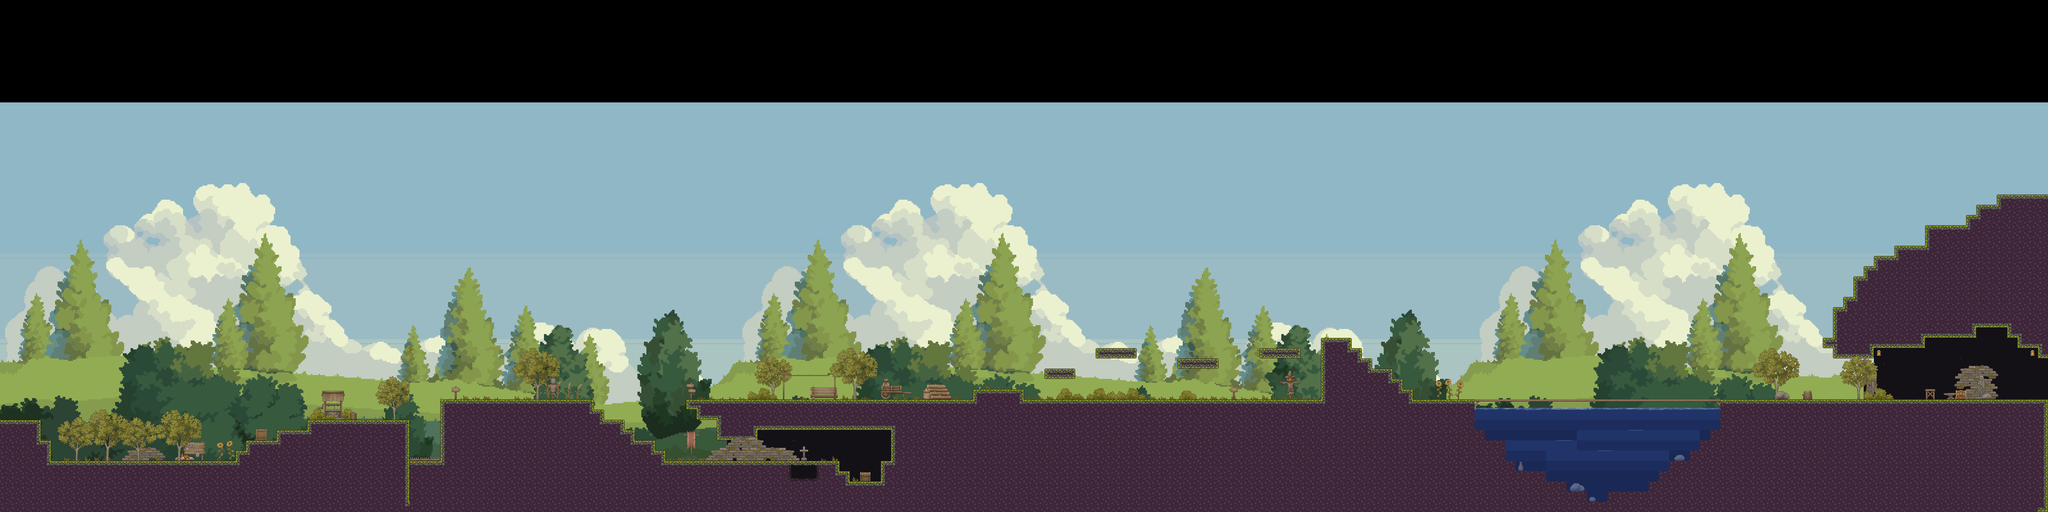

This is a level from a 2D game, rendered from its Tiled map with the project's own tilesets. A one-line summary and the map file follow, with tile-layer data summarised:
An orthogonal 200x50 tile map with 32x32 px tiles, 6 tile layers (Tile Layer 1, Tile Layer 2, Tile Layer 3, Tile Layer 4, ...), 7 tilesets and 39 objects (Spawn, ToLocation2, NPCSpawn1, Chest1, Chest2).

<map version="1.10" tiledversion="1.11.2" orientation="orthogonal" renderorder="right-down" width="200" height="50" tilewidth="32" tileheight="32" infinite="0" nextlayerid="19" nextobjectid="148">
 <editorsettings>
  <export target="MEGATEST.json" format="json" />
 </editorsettings>
 <tileset firstgid="1" source="Tileset.tsx" />
 <tileset firstgid="61" source="origbig.tsx" />
 <tileset firstgid="2941" source="Medieval_props_free.tsx" />
 <tileset firstgid="3037" source="Floor Tiles2.tsx" />
 <tileset firstgid="3199" source="TX Village Props.tsx" />
 <tileset firstgid="4223" source="Weeping Willow1.tsx" />
 <tileset firstgid="4265" source="8.tsx" />
 <layer id="11" name="Tile Layer 1" width="200" height="50">
  <data>[10000 cells, 8000 non-empty, 2881 distinct tile ids]</data>
 </layer>
 <layer id="12" name="Tile Layer 2" width="200" height="50">
  <data>[10000 cells, 2072 non-empty, 39 distinct tile ids]</data>
 </layer>
 <layer id="13" name="Tile Layer 3" width="200" height="50">
  <data>[10000 cells, 375 non-empty, 113 distinct tile ids]</data>
 </layer>
 <layer id="14" name="Tile Layer 4" width="200" height="50">
  <data>[10000 cells, 225 non-empty, 123 distinct tile ids]</data>
 </layer>
 <layer id="15" name="Tile Layer 5" width="200" height="50">
  <data>[10000 cells, 221 non-empty, 140 distinct tile ids]</data>
 </layer>
 <layer id="16" name="Tile Layer 6" width="200" height="50">
  <data>[10000 cells, 48 non-empty, 47 distinct tile ids]</data>
 </layer>
 <objectgroup id="5" name="Collisions">
  <object id="36" name="Spawn" x="290.47" y="1439.24">
   <point />
  </object>
  <object id="37" x="157.03" y="1440.6" width="580.872" height="19.2125" />
  <object id="95" x="-2.66667" y="1316" width="159.592" height="144.667" />
  <object id="101" x="736.667" y="1409.09" width="32" height="36.5754" />
  <object id="102" x="768.667" y="1376.36" width="97.3333" height="37.3027" />
  <object id="103" x="864.485" y="1345.09" width="98.3636" height="36.5754" />
  <object id="104" x="960.848" y="1312.18" width="320.485" height="288.818" />
  <object id="105" x="1376.36" y="1248.64" width="479.136" height="352.364" />
  <object id="106" x="1899" y="1397" width="1" />
  <object id="107" x="1855" y="1280.5" width="32.5" height="31" />
  <object id="109" x="1888" y="1312" width="63.5" height="31" />
  <object id="110" x="1952" y="1344" width="31.7727" height="31" />
  <object id="111" x="1984" y="1376.36" width="62.9091" height="30.6364" />
  <object id="112" x="2048" y="1408.91" width="31.4091" height="30.0909" />
  <object id="113" x="2080" y="1440.55" width="542.5" height="30.4545" />
  <object id="114" x="2624" y="1472" width="32.5" height="31" />
  <object id="115" x="2656" y="1504" width="96.5" height="31" />
  <object id="116" x="2752" y="1441" width="32.5" height="62" />
  <object id="117" x="2784" y="1344.5" width="32.5" height="94.5" />
  <object id="118" x="2368.5" y="1312" width="416" height="31" />
  <object id="119" x="2241" y="1344" width="127.5" height="31" />
  <object id="120" x="2240" y="1312" width="32.5" height="31" />
  <object id="121" x="2176" y="1280" width="64" height="31" />
  <object id="122" x="2144" y="1248" width="4255.5" height="31" />
  <object id="129" x="3041.5" y="1217.5" width="155.5" height="30.5" />
  <object id="131" x="3264" y="1152" width="93.5" height="31" />
  <object id="132" x="3424" y="1088" width="128.5" height="31" />
  <object id="133" x="3680" y="1120" width="128.5" height="31" />
  <object id="134" x="3936" y="1088" width="125.5" height="31" />
  <object id="135" x="4128" y="1056" width="95.5" height="190" />
  <object id="136" x="4224" y="1088" width="31" height="32" />
  <object id="137" x="4256" y="1120" width="31" height="32" />
  <object id="138" x="4288" y="1152" width="63" height="32" />
  <object id="139" x="4352" y="1184" width="31" height="32" />
  <object id="140" x="4384" y="1216" width="31" height="32" />
  <object id="141" name="ToLocation2" x="6392.67" y="1177.33" width="6" height="69.3333" />
 </objectgroup>
 <objectgroup id="17" name="NPCSpawns">
  <object id="144" name="NPCSpawn1" x="567.5" y="1438.5">
   <point />
  </object>
 </objectgroup>
 <objectgroup id="18" name="Chests">
  <object id="146" name="Chest1" x="2688.5" y="1476.5" width="31.5" height="25.5">
   <properties>
    <property name="Item" value="Food" />
    <property name="Opened" type="bool" value="false" />
    <property name="amount" type="int" value="2" />
   </properties>
  </object>
  <object id="147" name="Chest2" x="6112.67" y="1218.67" width="30.6667" height="28">
   <properties>
    <property name="Item" value="Sword" />
    <property name="amount" type="int" value="1" />
    <property name="opened" type="bool" value="false" />
   </properties>
  </object>
 </objectgroup>
</map>
